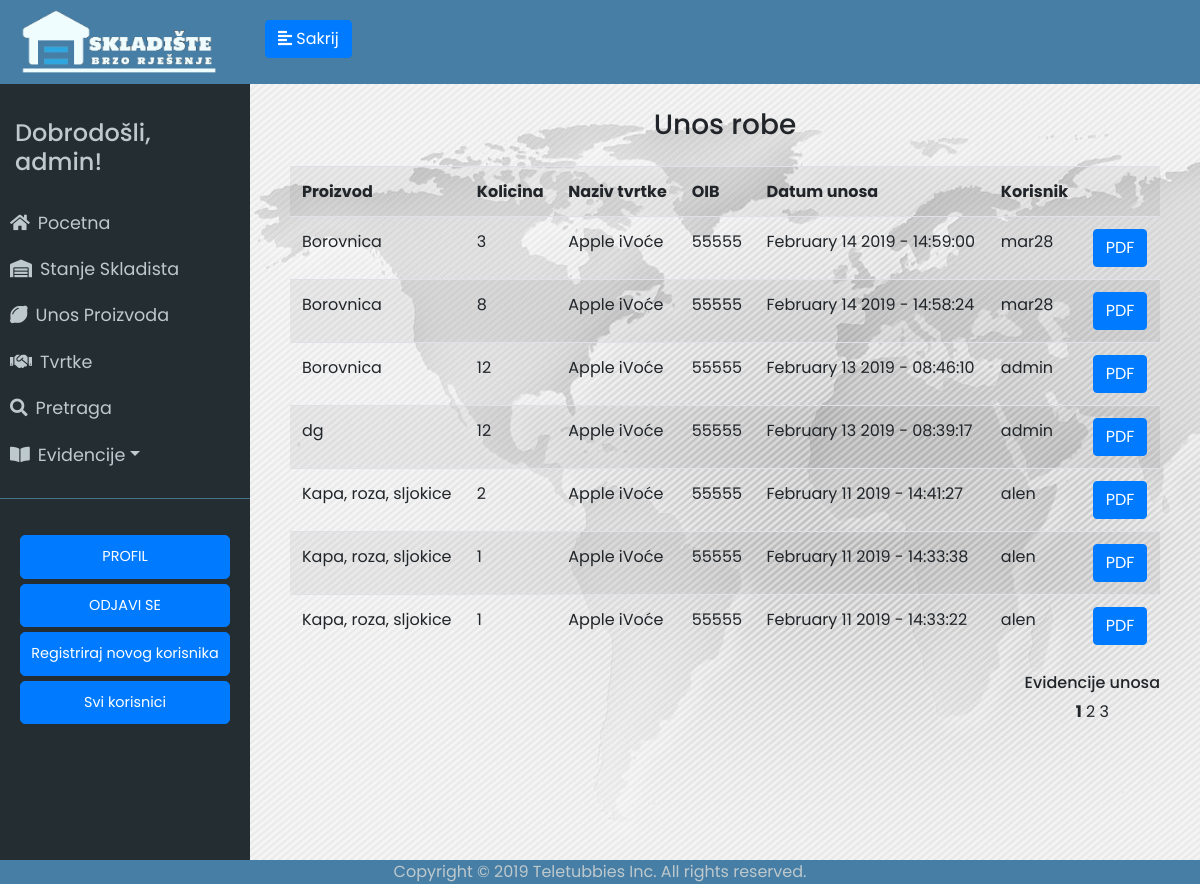
Screenshot of /evidencija_unosa/1 (signed in) with the database file from the repository.
### app/models.py (models this page shows, shortened)
class User(UserMixin, db.Model):
	id = db.Column(db.Integer, primary_key=True)
	username = db.Column(db.String(64), index=True, unique=True)
	email = db.Column(db.String(120), index=True, unique=True)
	password_hash = db.Column(db.String(128))
	last_seen = db.Column(db.DateTime, default=datetime.utcnow)
	evidencija = db.relationship('Evidencija', backref='user', lazy='dynamic')

class Evidencija(db.Model):
	id = db.Column(db.Integer, primary_key=True)
	proizvod_id = db.Column(db.Integer, db.ForeignKey('proizvod.id'))
	tvrtka_id = db.Column(db.Integer, db.ForeignKey('tvrtka.id'))
	promijenjena_kolicina = db.Column(db.Integer)
	trenutna_kolicina = db.Column(db.Integer)
	datum_unosa = db.Column(db.DateTime, default=datetime.utcnow)
	vrsta_unosa = db.Column(db.String(64))
	user_id = db.Column(db.Integer, db.ForeignKey('user.id'))

class Proizvod(db.Model):
	__searchable__ = ['name']
	id = db.Column(db.Integer, primary_key=True)
	name = db.Column(db.String(64))
	kolicina = db.Column(db.Integer)
	zemlja_podrijetla = db.Column(db.String(64))
	opis_proizvoda = db.Column(db.String(300))
	datum_unosa = db.Column(db.DateTime, default=datetime.utcnow)
	evidencija = db.relationship('Evidencija', backref='proizvod', lazy='dynamic')

class Tvrtka(db.Model):
	__searchable__ = ['name']
	id = db.Column(db.Integer, primary_key=True)
	name = db.Column(db.String(64))
	oib = db.Column(db.Integer, unique=True)
	grad = db.Column(db.String(64))
	p_broj = db.Column(db.Integer)
	drzava = db.Column(db.String(64))
	evidencija = db.relationship('Evidencija', backref='tvrtka', lazy='dynamic')

### app/routes.py (the view)
@app.route('/evidencija_unosa/<int:page_num>')
@login_required
def evidencija_unosa(page_num):
	evidencija = Evidencija.query.filter_by(vrsta_unosa='unos').order_by(Evidencija.datum_unosa.desc()).paginate(per_page=7, page=page_num, error_out=True)
	return render_template('evidencija_unosa.html', title='Evidencija unosa', evidencija=evidencija)

### app/models.py (called while the page is built)
@login.user_loader
def load_user(id):
	return User.query.get(int(id))

### app/routes.py (called while the page is built)
@app.before_request
def before_request():
	if current_user.is_authenticated:
		current_user.last_seen = datetime.utcnow()
		db.session.commit()

### app/templates/evidencija_unosa.html (shortened to what this page needs)
{% extends "base.html" %}
{% block content %}
<div class="stanje-s">
    <h3 class="mb-4">Unos robe</h3>
<table class="table table-striped">
	<tr>
        <th>Proizvod</th>
        <th>Kolicina</th>
        <th>Naziv tvrtke</th>
        <th>OIB</th>
        <th>Datum unosa</th>
        <th>Korisnik</th>
        <th></th>
    </tr>
    {% for e in evidencija.items %}
    <tr>
    	<td><a href="/proizvod/{{e.proizvod.name}}">{{ e.proizvod.name }}</a></td>
    	<td>{{ e.promijenjena_kolicina }}</td>
    	<td>{{ e.tvrtka.name }}</td>
    	<td>{{ e.tvrtka.oib }}</td>
    	<td>{{ e.datum_unosa.strftime('%B %d %Y - %H:%M:%S') }}</td>
        <td>{{ e.user.username }}</td>
        <td><button class="btn btn-primary"><a href="../evidencija/{{e.id}}">PDF</a></button></td>
    </tr>
    {% endfor %}
</table>
<div class="d-flex justify-content-between">
        <div>
            <h6>Evidencije unosa</h6>
            {% for page in evidencija.iter_pages(left_edge=3, right_edge=3, left_current=3, right_current=3) %}
                {% if page %}
                    {% if page != evidencija.page %}
                        <a href="{{ url_for('evidencija_unosa', page_num=page) }}">{{ page }}</a>
                    {% else %}
                        <strong>{{ page }}</strong>
                    {% endif %}
                {% else %}
                    <span class=ellipsis>…</span>
                {% endif %}
            {% endfor %}
        </div>
    </div>
</div>
{% endblock %}

### app/templates/base.html (shortened to what this page needs)
<html>
<head>
	<link rel="stylesheet" href="https://stackpath.bootstrapcdn.com/bootstrap/4.2.1/css/bootstrap.min.css" integrisha384-GJzZqFGwb1QTTN6wy59ffF1BuGJpLSa9DkKMp0DgiMDm4iYMj70gZWKYbI706tWS">
	<link href="../static/style.css" type="text/css" rel="stylesheet">
	<link rel="stylesheet" href="https://use.fontawesome.com/releases/v5.7.1/css/all.css">
</head>
<body>
	<div class="wrapper">
	<nav id="sidebar">
		<div class="sidebar-header ">
			<img src="../static/logo5.png" style="width: 200px; height: auto;">
		</div>
		<ul class="list-unstyled components" id="navigation">
			<h4>Dobrodošli, {{ current_user.username }}!</h4>
			<li class="{% block index %}{% endblock %}">
				<a href="{{ url_for('index') }}"><i class="fas fa-home mr-2"></i>Pocetna</a>
			</li>
			<li class="{% block stanje_skladista %}{% endblock %}">
				<a href="{{ url_for('stanje_skladista1') }}"><i class="fas fa-warehouse mr-2"></i>Stanje Skladista</a>
			</li>
			<li class="{% block unos_proizvoda %}{% endblock %}">
				<a href="{{ url_for('unos_proizvoda') }}"><i class="fas fa-lemon mr-2"></i>Unos Proizvoda</a>
			</li>
			<li class="{% block dobavljaci %}{% endblock %}">
				<a href="{{ url_for('tvrtke1') }}"><i class="fas fa-handshake mr-2"></i>Tvrtke</a>
			</li>
			<li class="{% block pretraga %}{% endblock %}">
                <a href="{{ url_for('search1') }}"><i class="fas fa-search mr-2"></i>Pretraga</a>
            </li>
			<li>
				<a href="#pageSubmenu" data-toggle="collapse" aria-expanded="false" class="dropdown-toggle"><i class="fas fa-book-open mr-2"></i>Evidencije</a>
			</li>
		</ul>
		<ul class="list-unstyled CTAs">
                <li>
                    <a href="{{ url_for('user', username=current_user.username) }}" class="btn btn-primary hover-plava">PROFIL</a>
                </li>
                <li>
                    <a href="{{ url_for('logout') }}" class="btn btn-primary hover-plava">ODJAVI SE</a>
                </li>
                {%  if current_user.username == "admin"%}
                    <li>
                        <a href="{{ url_for('register') }}" class="btn btn-primary hover-plava">Registriraj novog korisnika</a>
                    </li>
                    <li>
                        <a href="{{ url_for('svi_korisnici1') }}" class="btn btn-primary hover-plava">Svi korisnici</a>
                    </li>
                {% endif %}
            </ul>
	</nav>
		<div class="tijelo">
	        <div class="plava-pozadina">
	            <button type="button" id="sidebarCollapse" class="btn btn-primary">
	                <i class="fas fa-align-left"></i>
	                <span class="sakrij-tipku"></span>
	            </button> <br>
	    	</div>
			<div class="plavo">
			{% block content %}
			{% endblock %}
			</div>
		</div>
<footer>Copyright © 2019 Teletubbies Inc. All rights reserved.</footer>
</body>
</html>

### app/static/style.css (style rules this page uses)
body { font-family: 'Poppins', sans-serif; background: #fafafa; }
h4 { padding: 15px; }
.wrapper { display: flex; width: 100%; align-items: stretch; }
a, a:hover, a:focus { color: inherit; text-decoration: none; transition: all 0.3s; }
#sidebar { min-width: 250px; max-width: 250px; min-height: 100vh; background: #242d32; color: #bec9cd; transition: all 0.3s; }
#sidebarCollapse { margin-top: 20px; margin-left: 15px; }
#sidebar .sidebar-header { padding: 7.5px 20px; background: #477ea5; color: #f0fdfe; }
#sidebar ul.components { padding: 20px 0; border-bottom: 1px solid #47748b; }
#sidebar ul li a { padding: 10px; font-size: 1.1em; display: block; }
ul.CTAs { padding: 20px; }
ul.CTAs a { text-align: center; font-size: 0.9em !important; display: block; border-radius: 5px; margin-bottom: 5px; }
.tijelo { display: inline-block; width: 100%; }
.plavo { display: inline-block; width: 100%; text-align: center; }
.plava-pozadina { background-color: #477ea5; display: inline-block; width: 100%; height: 84px; }
.stanje-s { padding-top: 3vh; padding-left: 5vh; padding-right: 5vh; background-image: url('map.jpg'); height: 100vh; }
.sakrij-tipku:before { content: 'Sakrij'; }
footer { position: fixed; left: 0; bottom: 0; width: 100%; background-color: #477ea5; color: #bec9cd; text-align: center; }

### rows the page displays
User: username "admin"
Evidencija: proizvod.name "Borovnica", promijenjena_kolicina "3", tvrtka.name "Apple iVoće", tvrtka.oib "55555", datum_unosa "February 14 2019 - 14:59:00", user.username "mar28"
Evidencija: proizvod.name "Borovnica", promijenjena_kolicina "8", tvrtka.name "Apple iVoće", tvrtka.oib "55555", datum_unosa "February 14 2019 - 14:58:24", user.username "mar28"
Evidencija: proizvod.name "Borovnica", promijenjena_kolicina "12", tvrtka.name "Apple iVoće", tvrtka.oib "55555", datum_unosa "February 13 2019 - 08:46:10", user.username "admin"
Evidencija: proizvod.name "dg", promijenjena_kolicina "12", tvrtka.name "Apple iVoće", tvrtka.oib "55555", datum_unosa "February 13 2019 - 08:39:17", user.username "admin"
Evidencija: proizvod.name "Kapa, roza, sljokice", promijenjena_kolicina "2", tvrtka.name "Apple iVoće", tvrtka.oib "55555", datum_unosa "February 11 2019 - 14:41:27", user.username "alen"
Evidencija: proizvod.name "Kapa, roza, sljokice", promijenjena_kolicina "1", tvrtka.name "Apple iVoće", tvrtka.oib "55555", datum_unosa "February 11 2019 - 14:33:38", user.username "alen"
Evidencija: proizvod.name "Kapa, roza, sljokice", promijenjena_kolicina "1", tvrtka.name "Apple iVoće", tvrtka.oib "55555", datum_unosa "February 11 2019 - 14:33:22", user.username "alen"

### other values shown
{{ page }} "1"
{{ page }} "2" "3"
